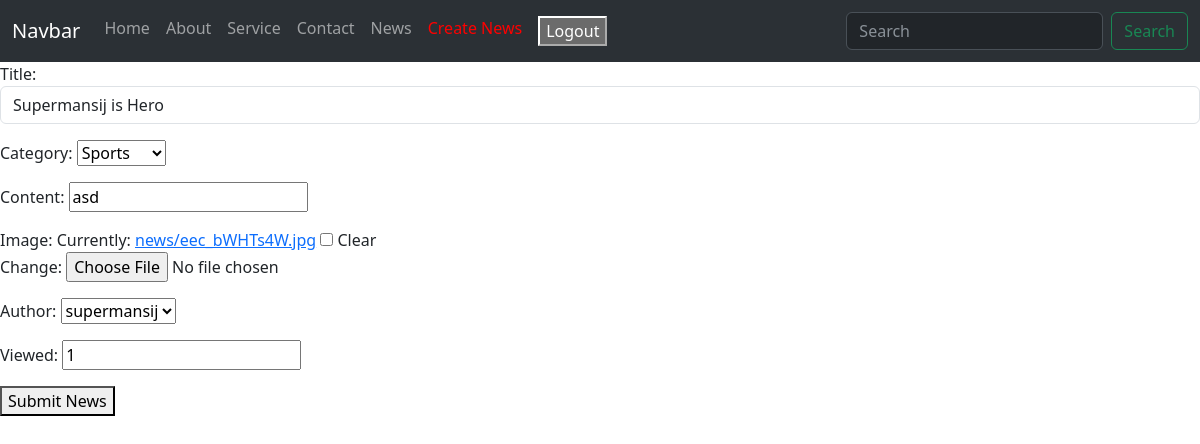
/news/create/5/ (signed in), run on the app's committed database.
### everestapp/models.py (models this page shows, shortened)
class TimeStamp(models.Model):
  created_at=models.DateTimeField(auto_now_add=True)
  updated_at=models.DateTimeField(auto_now=True,null=True,blank=True)
  class Meta:
    abstract=True

class News(TimeStamp):
  title = models.CharField(max_length=200)
  category= models.ForeignKey(Category,on_delete=models.CASCADE, related_name='allnews')
  content=models.TextField(null=True,blank=True)
  image=models.ImageField(upload_to='news/',null=True,blank=True)
  author =models.ForeignKey(User,on_delete=models.CASCADE)
  viewed=models.PositiveIntegerField(default=1)

class Category(TimeStamp):
  title=models.CharField(max_length=200)
  image=models.ImageField(upload_to='category/',null=True,blank=True)
  def __str__(self):
    return self.title

### everestapp/views.py (the view)
# urls.py: path("news/create/<int:pk>/",ClientNewsUpdateView.as_view(),name="clientnewsupdate"),
class ClientNewsUpdateView(AdminRequiredMixin,UpdateView):
  template_name ="clientnewscreate.html"
  form_class = ClientNewsCreateForm
  model = News
  success_url = reverse_lazy("everestapp:clienthome")

### everestapp/forms.py
class ClientNewsCreateForm(forms.ModelForm):
  class Meta:
    model = News
    fields = "__all__"
    widgets ={
      'title': forms.TextInput(attrs={
        'class':'form-control',
      }),
      'category': forms.Select(),
      'content': SummernoteWidget(attrs={
        'summernote':{
          'class':'form-control form-control-rounded',
          'placeholder' : 'Page Description',
        }
      }),
      'image' : forms.ClearableFileInput(),
    }

### everestapp/views.py (called while the page is built)
  def dispatch(self,request,*args,**kwargs):
    try:
      self.user=request.user
      if self.user.is_superuser and self.user.is_active:
        print("Admin Only Passed")
      else:
        return redirect("everestapp:adminlogin"+"?next="+request.get_full_path())
    except Exception as e:
      print(e)
      return redirect("everestapp:adminlogin")
    return super().dispatch(request,*args,**kwargs)

### templates/clientnewscreate.html (shortened to what this page needs)
{% extends 'clientbase.html' %}
{% block main %}
<!DOCTYPE html>
<html lang="en">
<head>
</head>
<body>
  <form method="POST" enctype="multipart/form-data">
    {{form.as_p}}
    <button>Submit News</button>
  </form>
</body>
</html>
{%endblock%}
{%block createnews%}
active
{%endblock%}

### data on the page
News: title "Supermansij is Hero", category "Sports", content "asd", author "supermansij", viewed "1"
